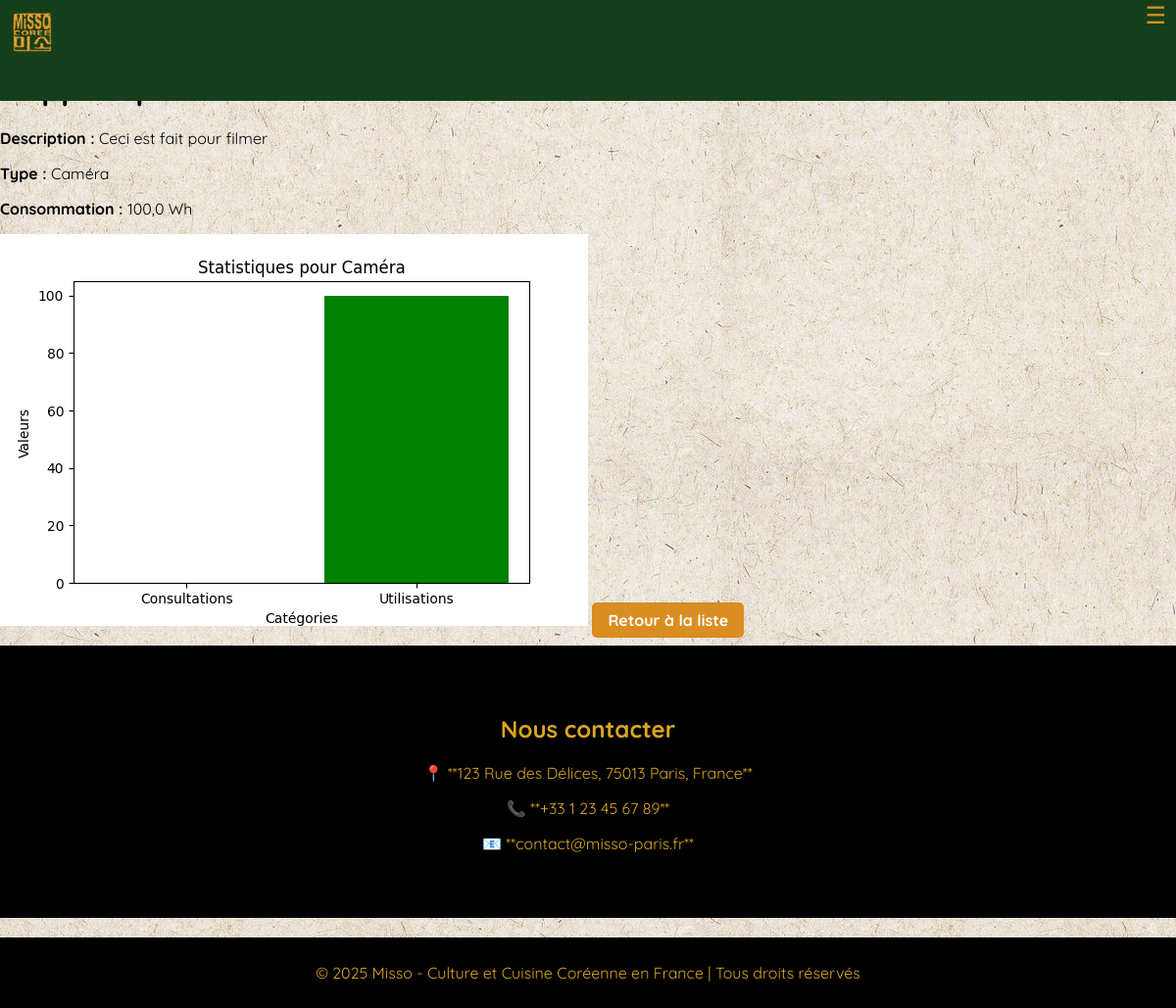
Screenshot of /objets_connectes/rapport/1/ (signed in) with the database file from the repository.
### objets_connectes/models.py (models this page shows, shortened)
class ObjetConnecte(models.Model):
    TYPE_CHOICES = [
        ('camera', 'Caméra'),
        ('frigo', 'Frigo'),
        ('four', 'Four'),
    ]
    nom = models.CharField(max_length=100)  # Nom de l'objet
    description = models.TextField(blank=True, null=True)  # Description de l'objet
    niveau_requis = models.PositiveIntegerField(default=1)  # Niveau requis pour modifier l'objet
    actif = models.BooleanField(default=False)  # Statut actif/inactif
    derniere_consultation = models.DateTimeField(blank=True, null=True)  # Dernière consultation
    derniere_utilisation = models.DateTimeField(blank=True, null=True)  # Dernière utilisation
    consommation = models.FloatField(null=False, help_text="Consommation en Watt-heure")  # Consommation de l'objet en Wh
    type_objet = models.CharField(max_length=10, choices=TYPE_CHOICES, default='camera')  # Type d'objet
    temperature = models.FloatField(blank=True, null=True, help_text="Température en °C (uniquement pour frigo et four)")  # Température
    nombre_consultations = models.PositiveIntegerField(default=0, help_text="Nombre total de consultations")  # Nombre total de consultations
    nombre_utilisations = models.PositiveIntegerField(default=0, help_text="Nombre total d'activations/désactivations")  # Nombre total d'activations/désactivations

### objets_connectes/views.py (the view)
# urls.py: path("rapport/<int:objet_id>/", rapport_objet, name="rapport_objet"),
def rapport_objet(request, objet_id):
    objet = get_object_or_404(ObjetConnecte, id=objet_id)
    labels = ['Consultations', 'Utilisations']
    values = [
        (objet.derniere_consultation - objet.derniere_utilisation).total_seconds() / 3600 if objet.derniere_consultation and objet.derniere_utilisation else 0,
        objet.consommation
    ]
    plt.figure(figsize=(6, 4))
    plt.bar(labels, values, color=['blue', 'green'])
    plt.title(f"Statistiques pour {objet.nom}")
    plt.ylabel("Valeurs")
    plt.xlabel("Catégories")
    buf = io.BytesIO()
    plt.savefig(buf, format='png')
    buf.seek(0)
    string = base64.b64encode(buf.read())
    uri = urllib.parse.quote(string)
    buf.close()
    return render(request, "objets_connectes/rapport_objet.html", {"objet": objet, "graph": uri})

### objets_connectes/templates/objets_connectes/rapport_objet.html (shortened to what this page needs)
{% extends "objets_connectes/base.html" %}
{% block content %}
    <p><strong>Description :</strong> {{ objet.description }}</p>
    <p><strong>Type :</strong> {{ objet.get_type_objet_display }}</p>
    <p><strong>Consommation :</strong> {{ objet.consommation }} Wh</p>
    <img alt="Graphique des statistiques">
    <a href="{% url 'liste_objets' %}" class="btns">Retour à la liste</a>
{% endblock %}

### utilisateurs/static/utilisateurs/objets.css (style rules this page uses)
body { font-family: 'Quicksand', sans-serif; margin: 0; padding: 0; display: block; overflow-y: auto; min-height: 100vh; margin: 0; padding: 0; background-image: url('../restaurant/img/texture.jpg'); }
.btns { padding: 10px 20px; border: none; border-radius: 5px; cursor: pointer; font-weight: bold; background-color: #4caf50; color: white; text-decoration: none; text-align: center; white-space: nowrap; }

### utilisateurs/static/utilisateurs/navigation.css (style rules this page uses)
* { box-sizing: border-box; }
body { margin-top: 70px; }
.btns { background-color: rgb(218, 141, 32); padding: 8px 16px ; margin-bottom: 5px; border-radius: 5px; color: white; text-decoration: none; font-weight: bold; transition: background 0.3s; }

### rows the page displays
ObjetConnecte: description "Ceci est fait pour filmer", type_objet "Caméra", consommation "100,0"
